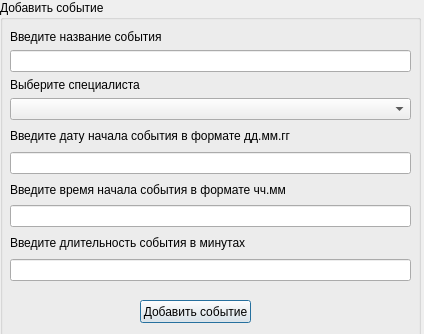
<?xml version="1.0" encoding="UTF-8"?>
<ui version="4.0">
 <class>addEventAction</class>
 <widget class="QDialog" name="addEventAction">
  <property name="geometry">
   <rect>
    <x>0</x>
    <y>0</y>
    <width>424</width>
    <height>334</height>
   </rect>
  </property>
  <property name="windowTitle">
   <string>Dialog</string>
  </property>
  <widget class="QGroupBox" name="groupBox">
   <property name="geometry">
    <rect>
     <x>0</x>
     <y>0</y>
     <width>421</width>
     <height>341</height>
    </rect>
   </property>
   <property name="title">
    <string>Добавить событие</string>
   </property>
   <widget class="QPushButton" name="pushButton">
    <property name="geometry">
     <rect>
      <x>140</x>
      <y>300</y>
      <width>111</width>
      <height>23</height>
     </rect>
    </property>
    <property name="text">
     <string>Добавить событие</string>
    </property>
   </widget>
   <widget class="QWidget" name="layoutWidget">
    <property name="geometry">
     <rect>
      <x>10</x>
      <y>30</y>
      <width>401</width>
      <height>251</height>
     </rect>
    </property>
    <layout class="QVBoxLayout" name="verticalLayout_2">
     <item>
      <layout class="QVBoxLayout" name="verticalLayout">
       <item>
        <widget class="QLabel" name="label_5">
         <property name="text">
          <string>Введите название события</string>
         </property>
        </widget>
       </item>
       <item>
        <widget class="QLineEdit" name="title"/>
       </item>
       <item>
        <widget class="QLabel" name="label">
         <property name="text">
          <string>Выберите специалиста</string>
         </property>
        </widget>
       </item>
       <item>
        <widget class="QComboBox" name="specialist"/>
       </item>
      </layout>
     </item>
     <item>
      <widget class="QLabel" name="label_2">
       <property name="text">
        <string>Введите дату начала события в формате дд.мм.гг</string>
       </property>
      </widget>
     </item>
     <item>
      <widget class="QLineEdit" name="beginDate"/>
     </item>
     <item>
      <widget class="QLabel" name="label_3">
       <property name="text">
        <string>Введите время начала события в формате чч.мм</string>
       </property>
      </widget>
     </item>
     <item>
      <widget class="QLineEdit" name="beginTime"/>
     </item>
     <item>
      <widget class="QLabel" name="label_4">
       <property name="text">
        <string>Введите длительность события в минутах</string>
       </property>
      </widget>
     </item>
     <item>
      <widget class="QLineEdit" name="duration"/>
     </item>
    </layout>
   </widget>
  </widget>
 </widget>
 <resources/>
 <connections/>
</ui>
